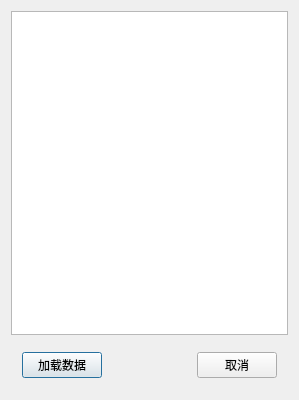
<?xml version="1.0" encoding="UTF-8"?>
<ui version="4.0">
 <class>WindListClass</class>
 <widget class="QDialog" name="WindListClass">
  <property name="geometry">
   <rect>
    <x>0</x>
    <y>0</y>
    <width>299</width>
    <height>400</height>
   </rect>
  </property>
  <property name="windowTitle">
   <string>WindList</string>
  </property>
  <layout class="QVBoxLayout" name="verticalLayout">
   <item>
    <widget class="QTableWidget" name="Speed_List"/>
   </item>
   <item>
    <widget class="QWidget" name="widget" native="true">
     <layout class="QHBoxLayout" name="horizontalLayout">
      <item>
       <widget class="QPushButton" name="read_btn">
        <property name="text">
         <string>加载数据</string>
        </property>
       </widget>
      </item>
      <item>
       <spacer name="horizontalSpacer">
        <property name="orientation">
         <enum>Qt::Horizontal</enum>
        </property>
        <property name="sizeHint" stdset="0">
         <size>
          <width>107</width>
          <height>20</height>
         </size>
        </property>
       </spacer>
      </item>
      <item>
       <widget class="QPushButton" name="cancel_btn">
        <property name="text">
         <string>取消</string>
        </property>
       </widget>
      </item>
     </layout>
    </widget>
   </item>
  </layout>
 </widget>
 <layoutdefault spacing="6" margin="11"/>
 <resources/>
 <connections/>
</ui>
